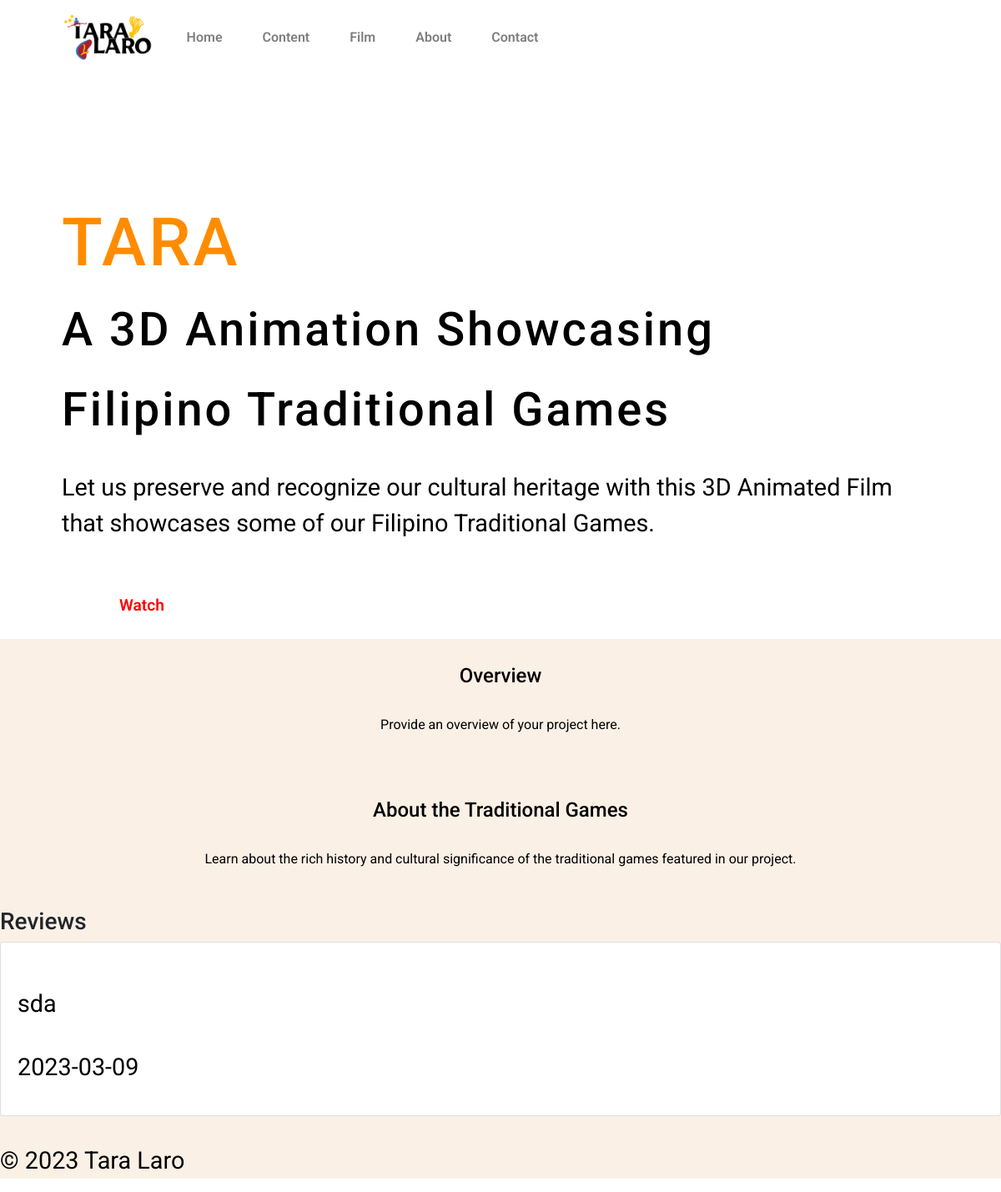
The page /index1.php on the database as committed earlier.
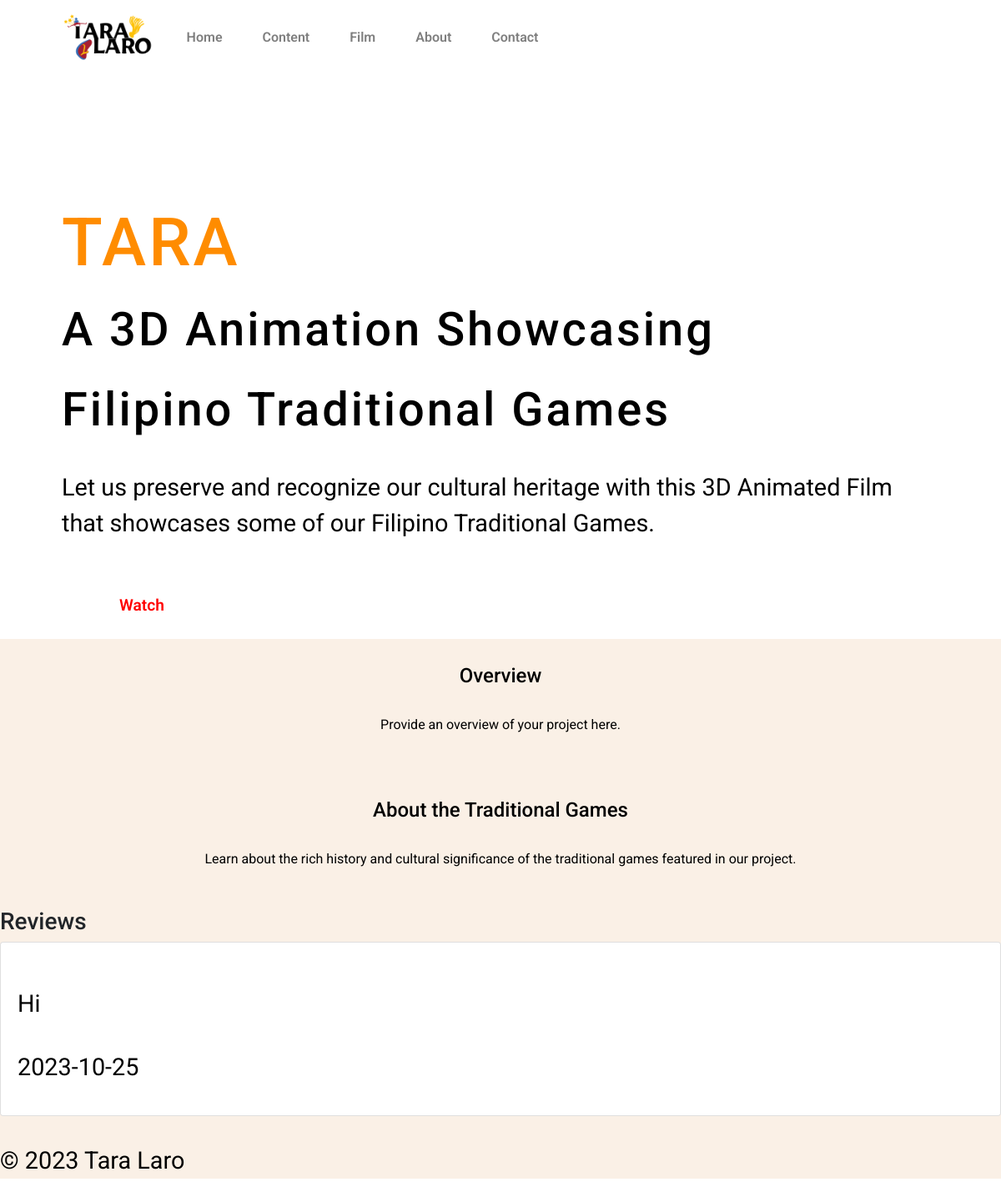
The same page on the database as committed later.
### tables this page shows
CREATE TABLE `tblcomments` (
  `ID` int(11) NOT NULL,
  `Name` varchar(60) NOT NULL,
  `Comment` varchar(1000) NOT NULL,
  `rating` decimal(10,0) NOT NULL,
  `likes` int(11) NOT NULL,
  `dislikes` int(11) NOT NULL,
  `PostedDate` date NOT NULL
);

### index1.php (the view, shortened to what this page needs)
<!DOCTYPE html>
<html>
<head>
    <link rel="stylesheet" href="https://maxcdn.bootstrapcdn.com/bootstrap/4.5.2/css/bootstrap.min.css">
</head>
<body>
    <nav class="navbar navbar-expand-lg navbar-light">
        <a class="navbar-brand" href="#"><img src="images/logo-black.png" width="100%"></a>
        <div class="collapse navbar-collapse" id="navbarNav">
            <ul class="navbar-nav">
                <li class="nav-item">
                    <a class="nav-link" href="#">Home</a>
                </li>
                <li class="nav-item">
                    <a class="nav-link" href="#">Content</a>
                </li>
                <li class="nav-item">
                    <a class="nav-link" href="#">Film</a>
                </li>
                <li class="nav-item">
                    <a class="nav-link" href="#">About</a>
                </li>
                <li class="nav-item">
                    <a class="nav-link" href="#">Contact</a>
                </li>
            </ul>
        </div>
    </nav>
    <div class="container">
        <div class="content">
            <h2>TARA <span style="color: #fff;">LARO:</span> <br> <span style="font-size:70% ; color:black;">A 3D Animation Showcasing <br> Filipino Traditional Games </span></h2>
            <p>Let us preserve and recognize our cultural heritage with this 3D Animated Film <br> that showcases some of our Filipino Traditional Games.</p>
            <button class="button">Watch</button>
        </div>
    </div>
<main>
    <div class="container">
        <section class="overview">
            <h3>Overview</h3>
            <p>Provide an overview of your project here.</p>
        </section>
    </div>
    <div class="container">
    <section class="aboutTrad">
        <h3>About the Traditional Games</h3>
        <p >Learn about the rich history and cultural significance of the traditional games featured in our project.</p>
    </section>
</div>
<section id="reviews">
    <h3>Reviews</h3>
    <div id="review-carousel" class="carousel slide" data-ride="carousel" data-interval="5000">
        <div class="carousel-inner">
            <?php
                include_once("config1.php");
                $stmt = $mysqli->prepare("SELECT Comment, PostedDate FROM tblcomments ORDER BY id DESC");
                $stmt->execute();
                $stmt->bind_result($comment, $postedDate);
                $active = true;
                while ($stmt->fetch()) {
                    echo "<div class='carousel-item" . ($active ? ' active' : '') . "'>";
                    echo "<div class='card'>";
                    echo "<div class='card-body'>";
                    echo "<p class='comment'>" . htmlspecialchars($comment) . "</p>";
                    echo "<p class='posted-date'>" . htmlspecialchars($postedDate) . "</p>";
                    echo "</div>";
                    echo "</div>";
                    echo "</div>";
                    $active = false;
                }
            ?>
        </div>
        <a class="carousel-control-prev" href="#review-carousel" role="button" data-slide="prev">
            <span class="carousel-control-prev-icon" aria-hidden="true"></span>
        </a>
        <a class="carousel-control-next" href="#review-carousel" role="button" data-slide="next">
            <span class="carousel-control-next-icon" aria-hidden="true"></span>
        </a>
    </div>
</section>
<main>
        <footer>
            <p>&copy; 2023 Tara Laro</p>
        </footer>
</body>
</html>

### index1.php (style rules this page uses)
* { margin: 0; padding: 0; font-family: 'Roboto', sans-serif; }
body { background: url("https://images.unsplash.com/photo-1529528744093-6f8abeee511d?auto=format&fit=crop&q=80&w=1740&ixlib=rb-4.0.3&ixid=M3wxMjA3fDB8MHxwaG90by1pYWdlfHx8fGVufDB8fHx8fA%3D%3D"); background-position: center; background-size: cover; background-clip: border-box; background-attachment: fixed; min-height: 100vh; background-color: #fff; }
.navbar { justify-content: space-between; align-items: center; width: 90%; color: #fff; padding: 10px 0; }
.navbar-brand { cursor: pointer; width: 10%; margin-left: 7%; }
ul { list-style-type: none; margin: 0; padding: 0; }
li { display: inline-block; margin: 0 1rem; position: relative; }
li a { text-decoration: none; font-weight: 600; color: #fff; transition: transform 0.2s; }
main { max-width: 100%; background-color: #faf0e6; }
.container { max-width: 100%; padding: 10px; }
.overview { padding: 20px; text-align: center; }
.overview h3 { font-size: 24px; color: #000; }
.overview p { font-size: 16px; color: #000; }
.aboutTrad { padding: 20px; text-align: center; }
.aboutTrad h3 { font-size: 24px; color: #000; }
.aboutTrad p { font-size: 16px; color: #000; }
.content { padding: 0 4rem; text-align: left; }
.button { background-color: rgba(255, 255, 255, 1); color: red; padding: 15px 69px; margin-top: 2rem; border-radius: 15px 20px; font-size: 1.2rem; cursor: pointer; border: none; font-weight: 600; transition: all 0.6s ease; }
h2 { letter-spacing: 3px; color: darkorange; font-size: 5rem; margin-top: 9rem; }
p { color: black; font-size: 1.8rem; margin-top: 2rem; }

Rows that differ between the two databases and show on the page:
removed tblcomments: Comment "sda", PostedDate "2023-03-09"
added tblcomments: Comment "Hi", PostedDate "2023-10-25"
